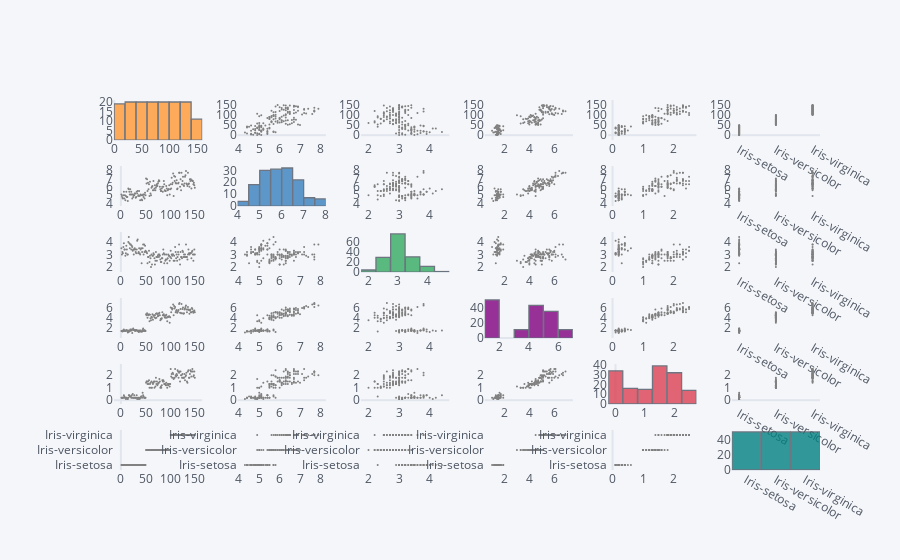

The notebook cell this image was saved under:
### Code cell
data.scatter_matrix()

### Figure 1 — Plotly figure (JSON) as saved in the notebook; plotly's stock layout.template omitted (floating-point values rounded to 4 significant figures; data arrays with more than 128 entries replaced by an {"elided": "..."} marker saying what was removed)
{"data": [{"histfunc": "count", "histnorm": "", "marker": {"color": "rgba(255, 153, 51, 1.0)", "line": {"color": "#4D5663", "width": 1.3}}, "name": "Id", "nbinsx": 10, "opacity": 0.8, "orientation": "v", "type": "histogram", "x": {"elided": "150 int values"}, "xaxis": "x", "yaxis": "y"}, {"line": {"color": "rgba(128, 128, 128, 1.0)", "dash": "solid", "shape": "linear", "width": 1.3}, "marker": {"size": 2, "symbol": "circle"}, "mode": "markers", "name": "Id", "text": "", "type": "scatter", "x": {"elided": "150 float values"}, "xaxis": "x2", "y": {"elided": "150 int values"}, "yaxis": "y2"}, {"line": {"color": "rgba(128, 128, 128, 1.0)", "dash": "solid", "shape": "linear", "width": 1.3}, "marker": {"size": 2, "symbol": "circle"}, "mode": "markers", "name": "Id", "text": "", "type": "scatter", "x": {"elided": "150 float values"}, "xaxis": "x3", "y": {"elided": "150 int values"}, "yaxis": "y3"}, {"line": {"color": "rgba(128, 128, 128, 1.0)", "dash": "solid", "shape": "linear", "width": 1.3}, "marker": {"size": 2, "symbol": "circle"}, "mode": "markers", "name": "Id", "text": "", "type": "scatter", "x": {"elided": "150 float values"}, "xaxis": "x4", "y": {"elided": "150 int values"}, "yaxis": "y4"}, {"line": {"color": "rgba(128, 128, 128, 1.0)", "dash": "solid", "shape": "linear", "width": 1.3}, "marker": {"size": 2, "symbol": "circle"}, "mode": "markers", "name": "Id", "text": "", "type": "scatter", "x": {"elided": "150 float values"}, "xaxis": "x5", "y": {"elided": "150 int values"}, "yaxis": "y5"}, {"line": {"color": "rgba(128, 128, 128, 1.0)", "dash": "solid", "shape": "linear", "width": 1.3}, "marker": {"size": 2, "symbol": "circle"}, "mode": "markers", "name": "Id", "text": "", "type": "scatter", "x": {"elided": "150 str values"}, "xaxis": "x6", "y": {"elided": "150 int values"}, "yaxis": "y6"}, {"line": {"color": "rgba(128, 128, 128, 1.0)", "dash": "solid", "shape": "linear", "width": 1.3}, "marker": {"size": 2, "symbol": "circle"}, "mode": "markers", "name": "SepalLengthCm", "text": "", "type": "scatter", "x": {"elided": "150 int values"}, "xaxis": "x7", "y": {"elided": "150 float values"}, "yaxis": "y7"}, {"histfunc": "count", "histnorm": "", "marker": {"color": "rgba(55, 128, 191, 1.0)", "line": {"color": "#4D5663", "width": 1.3}}, "name": "SepalLengthCm", "nbinsx": 10, "opacity": 0.8, "orientation": "v", "type": "histogram", "x": {"elided": "150 float values"}, "xaxis": "x8", "yaxis": "y8"}, {"line": {"color": "rgba(128, 128, 128, 1.0)", "dash": "solid", "shape": "linear", "width": 1.3}, "marker": {"size": 2, "symbol": "circle"}, "mode": "markers", "name": "SepalLengthCm", "text": "", "type": "scatter", "x": {"elided": "150 float values"}, "xaxis": "x9", "y": {"elided": "150 float values"}, "yaxis": "y9"}, {"line": {"color": "rgba(128, 128, 128, 1.0)", "dash": "solid", "shape": "linear", "width": 1.3}, "marker": {"size": 2, "symbol": "circle"}, "mode": "markers", "name": "SepalLengthCm", "text": "", "type": "scatter", "x": {"elided": "150 float values"}, "xaxis": "x10", "y": {"elided": "150 float values"}, "yaxis": "y10"}, {"line": {"color": "rgba(128, 128, 128, 1.0)", "dash": "solid", "shape": "linear", "width": 1.3}, "marker": {"size": 2, "symbol": "circle"}, "mode": "markers", "name": "SepalLengthCm", "text": "", "type": "scatter", "x": {"elided": "150 float values"}, "xaxis": "x11", "y": {"elided": "150 float values"}, "yaxis": "y11"}, {"line": {"color": "rgba(128, 128, 128, 1.0)", "dash": "solid", "shape": "linear", "width": 1.3}, "marker": {"size": 2, "symbol": "circle"}, "mode": "markers", "name": "SepalLengthCm", "text": "", "type": "scatter", "x": {"elided": "150 str values"}, "xaxis": "x12", "y": {"elided": "150 float values"}, "yaxis": "y12"}, {"line": {"color": "rgba(128, 128, 128, 1.0)", "dash": "solid", "shape": "linear", "width": 1.3}, "marker": {"size": 2, "symbol": "circle"}, "mode": "markers", "name": "SepalWidthCm", "text": "", "type": "scatter", "x": {"elided": "150 int values"}, "xaxis": "x13", "y": {"elided": "150 float values"}, "yaxis": "y13"}, {"line": {"color": "rgba(128, 128, 128, 1.0)", "dash": "solid", "shape": "linear", "width": 1.3}, "marker": {"size": 2, "symbol": "circle"}, "mode": "markers", "name": "SepalWidthCm", "text": "", "type": "scatter", "x": {"elided": "150 float values"}, "xaxis": "x14", "y": {"elided": "150 float values"}, "yaxis": "y14"}, {"histfunc": "count", "histnorm": "", "marker": {"color": "rgba(50, 171, 96, 1.0)", "line": {"color": "#4D5663", "width": 1.3}}, "name": "SepalWidthCm", "nbinsx": 10, "opacity": 0.8, "orientation": "v", "type": "histogram", "x": {"elided": "150 float values"}, "xaxis": "x15", "yaxis": "y15"}, {"line": {"color": "rgba(128, 128, 128, 1.0)", "dash": "solid", "shape": "linear", "width": 1.3}, "marker": {"size": 2, "symbol": "circle"}, "mode": "markers", "name": "SepalWidthCm", "text": "", "type": "scatter", "x": {"elided": "150 float values"}, "xaxis": "x16", "y": {"elided": "150 float values"}, "yaxis": "y16"}, {"line": {"color": "rgba(128, 128, 128, 1.0)", "dash": "solid", "shape": "linear", "width": 1.3}, "marker": {"size": 2, "symbol": "circle"}, "mode": "markers", "name": "SepalWidthCm", "text": "", "type": "scatter", "x": {"elided": "150 float values"}, "xaxis": "x17", "y": {"elided": "150 float values"}, "yaxis": "y17"}, {"line": {"color": "rgba(128, 128, 128, 1.0)", "dash": "solid", "shape": "linear", "width": 1.3}, "marker": {"size": 2, "symbol": "circle"}, "mode": "markers", "name": "SepalWidthCm", "text": "", "type": "scatter", "x": {"elided": "150 str values"}, "xaxis": "x18", "y": {"elided": "150 float values"}, "yaxis": "y18"}, {"line": {"color": "rgba(128, 128, 128, 1.0)", "dash": "solid", "shape": "linear", "width": 1.3}, "marker": {"size": 2, "symbol": "circle"}, "mode": "markers", "name": "PetalLengthCm", "text": "", "type": "scatter", "x": {"elided": "150 int values"}, "xaxis": "x19", "y": {"elided": "150 float values"}, "yaxis": "y19"}, {"line": {"color": "rgba(128, 128, 128, 1.0)", "dash": "solid", "shape": "linear", "width": 1.3}, "marker": {"size": 2, "symbol": "circle"}, "mode": "markers", "name": "PetalLengthCm", "text": "", "type": "scatter", "x": {"elided": "150 float values"}, "xaxis": "x20", "y": {"elided": "150 float values"}, "yaxis": "y20"}, {"line": {"color": "rgba(128, 128, 128, 1.0)", "dash": "solid", "shape": "linear", "width": 1.3}, "marker": {"size": 2, "symbol": "circle"}, "mode": "markers", "name": "PetalLengthCm", "text": "", "type": "scatter", "x": {"elided": "150 float values"}, "xaxis": "x21", "y": {"elided": "150 float values"}, "yaxis": "y21"}, {"histfunc": "count", "histnorm": "", "marker": {"color": "rgba(128, 0, 128, 1.0)", "line": {"color": "#4D5663", "width": 1.3}}, "name": "PetalLengthCm", "nbinsx": 10, "opacity": 0.8, "orientation": "v", "type": "histogram", "x": {"elided": "150 float values"}, "xaxis": "x22", "yaxis": "y22"}, {"line": {"color": "rgba(128, 128, 128, 1.0)", "dash": "solid", "shape": "linear", "width": 1.3}, "marker": {"size": 2, "symbol": "circle"}, "mode": "markers", "name": "PetalLengthCm", "text": "", "type": "scatter", "x": {"elided": "150 float values"}, "xaxis": "x23", "y": {"elided": "150 float values"}, "yaxis": "y23"}, {"line": {"color": "rgba(128, 128, 128, 1.0)", "dash": "solid", "shape": "linear", "width": 1.3}, "marker": {"size": 2, "symbol": "circle"}, "mode": "markers", "name": "PetalLengthCm", "text": "", "type": "scatter", "x": {"elided": "150 str values"}, "xaxis": "x24", "y": {"elided": "150 float values"}, "yaxis": "y24"}, {"line": {"color": "rgba(128, 128, 128, 1.0)", "dash": "solid", "shape": "linear", "width": 1.3}, "marker": {"size": 2, "symbol": "circle"}, "mode": "markers", "name": "PetalWidthCm", "text": "", "type": "scatter", "x": {"elided": "150 int values"}, "xaxis": "x25", "y": {"elided": "150 float values"}, "yaxis": "y25"}, {"line": {"color": "rgba(128, 128, 128, 1.0)", "dash": "solid", "shape": "linear", "width": 1.3}, "marker": {"size": 2, "symbol": "circle"}, "mode": "markers", "name": "PetalWidthCm", "text": "", "type": "scatter", "x": {"elided": "150 float values"}, "xaxis": "x26", "y": {"elided": "150 float values"}, "yaxis": "y26"}, {"line": {"color": "rgba(128, 128, 128, 1.0)", "dash": "solid", "shape": "linear", "width": 1.3}, "marker": {"size": 2, "symbol": "circle"}, "mode": "markers", "name": "PetalWidthCm", "text": "", "type": "scatter", "x": {"elided": "150 float values"}, "xaxis": "x27", "y": {"elided": "150 float values"}, "yaxis": "y27"}, {"line": {"color": "rgba(128, 128, 128, 1.0)", "dash": "solid", "shape": "linear", "width": 1.3}, "marker": {"size": 2, "symbol": "circle"}, "mode": "markers", "name": "PetalWidthCm", "text": "", "type": "scatter", "x": {"elided": "150 float values"}, "xaxis": "x28", "y": {"elided": "150 float values"}, "yaxis": "y28"}, {"histfunc": "count", "histnorm": "", "marker": {"color": "rgba(219, 64, 82, 1.0)", "line": {"color": "#4D5663", "width": 1.3}}, "name": "PetalWidthCm", "nbinsx": 10, "opacity": 0.8, "orientation": "v", "type": "histogram", "x": {"elided": "150 float values"}, "xaxis": "x29", "yaxis": "y29"}, {"line": {"color": "rgba(128, 128, 128, 1.0)", "dash": "solid", "shape": "linear", "width": 1.3}, "marker": {"size": 2, "symbol": "circle"}, "mode": "markers", "name": "PetalWidthCm", "text": "", "type": "scatter", "x": {"elided": "150 str values"}, "xaxis": "x30", "y": {"elided": "150 float values"}, "yaxis": "y30"}, {"line": {"color": "rgba(128, 128, 128, 1.0)", "dash": "solid", "shape": "linear", "width": 1.3}, "marker": {"size": 2, "symbol": "circle"}, "mode": "markers", "name": "Species", "text": "", "type": "scatter", "x": {"elided": "150 int values"}, "xaxis": "x31", "y": {"elided": "150 str values"}, "yaxis": "y31"}, {"line": {"color": "rgba(128, 128, 128, 1.0)", "dash": "solid", "shape": "linear", "width": 1.3}, "marker": {"size": 2, "symbol": "circle"}, "mode": "markers", "name": "Species", "text": "", "type": "scatter", "x": {"elided": "150 float values"}, "xaxis": "x32", "y": {"elided": "150 str values"}, "yaxis": "y32"}, {"line": {"color": "rgba(128, 128, 128, 1.0)", "dash": "solid", "shape": "linear", "width": 1.3}, "marker": {"size": 2, "symbol": "circle"}, "mode": "markers", "name": "Species", "text": "", "type": "scatter", "x": {"elided": "150 float values"}, "xaxis": "x33", "y": {"elided": "150 str values"}, "yaxis": "y33"}, {"line": {"color": "rgba(128, 128, 128, 1.0)", "dash": "solid", "shape": "linear", "width": 1.3}, "marker": {"size": 2, "symbol": "circle"}, "mode": "markers", "name": "Species", "text": "", "type": "scatter", "x": {"elided": "150 float values"}, "xaxis": "x34", "y": {"elided": "150 str values"}, "yaxis": "y34"}, {"line": {"color": "rgba(128, 128, 128, 1.0)", "dash": "solid", "shape": "linear", "width": 1.3}, "marker": {"size": 2, "symbol": "circle"}, "mode": "markers", "name": "Species", "text": "", "type": "scatter", "x": {"elided": "150 float values"}, "xaxis": "x35", "y": {"elided": "150 str values"}, "yaxis": "y35"}, {"histfunc": "count", "histnorm": "", "marker": {"color": "rgba(0, 128, 128, 1.0)", "line": {"color": "#4D5663", "width": 1.3}}, "name": "Species", "nbinsx": 10, "opacity": 0.8, "orientation": "v", "type": "histogram", "x": {"elided": "150 str values"}, "xaxis": "x36", "yaxis": "y36"}], "layout": {"bargap": 0.02, "legend": {"bgcolor": "#F5F6F9", "font": {"color": "#4D5663"}}, "paper_bgcolor": "#F5F6F9", "plot_bgcolor": "#F5F6F9", "showlegend": false, "title": {"font": {"color": "#4D5663"}}, "xaxis": {"anchor": "y", "domain": [0, 0.125], "gridcolor": "#E1E5ED", "showgrid": false, "tickfont": {"color": "#4D5663"}, "title": {"font": {"color": "#4D5663"}, "text": ""}, "zerolinecolor": "#E1E5ED"}, "xaxis10": {"anchor": "y10", "domain": [0.525, 0.65], "gridcolor": "#E1E5ED", "showgrid": false, "tickfont": {"color": "#4D5663"}, "title": {"font": {"color": "#4D5663"}, "text": ""}, "zerolinecolor": "#E1E5ED"}, "xaxis11": {"anchor": "y11", "domain": [0.7, 0.825], "gridcolor": "#E1E5ED", "showgrid": false, "tickfont": {"color": "#4D5663"}, "title": {"font": {"color": "#4D5663"}, "text": ""}, "zerolinecolor": "#E1E5ED"}, "xaxis12": {"anchor": "y12", "domain": [0.875, 1], "gridcolor": "#E1E5ED", "showgrid": false, "tickfont": {"color": "#4D5663"}, "title": {"font": {"color": "#4D5663"}, "text": ""}, "zerolinecolor": "#E1E5ED"}, "xaxis13": {"anchor": "y13", "domain": [0, 0.125], "gridcolor": "#E1E5ED", "showgrid": false, "tickfont": {"color": "#4D5663"}, "title": {"font": {"color": "#4D5663"}, "text": ""}, "zerolinecolor": "#E1E5ED"}, "xaxis14": {"anchor": "y14", "domain": [0.175, 0.3], "gridcolor": "#E1E5ED", "showgrid": false, "tickfont": {"color": "#4D5663"}, "title": {"font": {"color": "#4D5663"}, "text": ""}, "zerolinecolor": "#E1E5ED"}, "xaxis15": {"anchor": "y15", "domain": [0.35, 0.475], "gridcolor": "#E1E5ED", "showgrid": false, "tickfont": {"color": "#4D5663"}, "title": {"font": {"color": "#4D5663"}, "text": ""}, "zerolinecolor": "#E1E5ED"}, "xaxis16": {"anchor": "y16", "domain": [0.525, 0.65], "gridcolor": "#E1E5ED", "showgrid": false, "tickfont": {"color": "#4D5663"}, "title": {"font": {"color": "#4D5663"}, "text": ""}, "zerolinecolor": "#E1E5ED"}, "xaxis17": {"anchor": "y17", "domain": [0.7, 0.825], "gridcolor": "#E1E5ED", "showgrid": false, "tickfont": {"color": "#4D5663"}, "title": {"font": {"color": "#4D5663"}, "text": ""}, "zerolinecolor": "#E1E5ED"}, "xaxis18": {"anchor": "y18", "domain": [0.875, 1], "gridcolor": "#E1E5ED", "showgrid": false, "tickfont": {"color": "#4D5663"}, "title": {"font": {"color": "#4D5663"}, "text": ""}, "zerolinecolor": "#E1E5ED"}, "xaxis19": {"anchor": "y19", "domain": [0, 0.125], "gridcolor": "#E1E5ED", "showgrid": false, "tickfont": {"color": "#4D5663"}, "title": {"font": {"color": "#4D5663"}, "text": ""}, "zerolinecolor": "#E1E5ED"}, "xaxis2": {"anchor": "y2", "domain": [0.175, 0.3], "gridcolor": "#E1E5ED", "showgrid": false, "tickfont": {"color": "#4D5663"}, "title": {"font": {"color": "#4D5663"}, "text": ""}, "zerolinecolor": "#E1E5ED"}, "xaxis20": {"anchor": "y20", "domain": [0.175, 0.3], "gridcolor": "#E1E5ED", "showgrid": false, "tickfont": {"color": "#4D5663"}, "title": {"font": {"color": "#4D5663"}, "text": ""}, "zerolinecolor": "#E1E5ED"}, "xaxis21": {"anchor": "y21", "domain": [0.35, 0.475], "gridcolor": "#E1E5ED", "showgrid": false, "tickfont": {"color": "#4D5663"}, "title": {"font": {"color": "#4D5663"}, "text": ""}, "zerolinecolor": "#E1E5ED"}, "xaxis22": {"anchor": "y22", "domain": [0.525, 0.65], "gridcolor": "#E1E5ED", "showgrid": false, "tickfont": {"color": "#4D5663"}, "title": {"font": {"color": "#4D5663"}, "text": ""}, "zerolinecolor": "#E1E5ED"}, "xaxis23": {"anchor": "y23", "domain": [0.7, 0.825], "gridcolor": "#E1E5ED", "showgrid": false, "tickfont": {"color": "#4D5663"}, "title": {"font": {"color": "#4D5663"}, "text": ""}, "zerolinecolor": "#E1E5ED"}, "xaxis24": {"anchor": "y24", "domain": [0.875, 1], "gridcolor": "#E1E5ED", "showgrid": false, "tickfont": {"color": "#4D5663"}, "title": {"font": {"color": "#4D5663"}, "text": ""}, "zerolinecolor": "#E1E5ED"}, "xaxis25": {"anchor": "y25", "domain": [0, 0.125], "gridcolor": "#E1E5ED", "showgrid": false, "tickfont": {"color": "#4D5663"}, "title": {"font": {"color": "#4D5663"}, "text": ""}, "zerolinecolor": "#E1E5ED"}, "xaxis26": {"anchor": "y26", "domain": [0.175, 0.3], "gridcolor": "#E1E5ED", "showgrid": false, "tickfont": {"color": "#4D5663"}, "title": {"font": {"color": "#4D5663"}, "text": ""}, "zerolinecolor": "#E1E5ED"}, "xaxis27": {"anchor": "y27", "domain": [0.35, 0.475], "gridcolor": "#E1E5ED", "showgrid": false, "tickfont": {"color": "#4D5663"}, "title": {"font": {"color": "#4D5663"}, "text": ""}, "zerolinecolor": "#E1E5ED"}, "xaxis28": {"anchor": "y28", "domain": [0.525, 0.65], "gridcolor": "#E1E5ED", "showgrid": false, "tickfont": {"color": "#4D5663"}, "title": {"font": {"color": "#4D5663"}, "text": ""}, "zerolinecolor": "#E1E5ED"}, "xaxis29": {"anchor": "y29", "domain": [0.7, 0.825], "gridcolor": "#E1E5ED", "showgrid": false, "tickfont": {"color": "#4D5663"}, "title": {"font": {"color": "#4D5663"}, "text": ""}, "zerolinecolor": "#E1E5ED"}, "xaxis3": {"anchor": "y3", "domain": [0.35, 0.475], "gridcolor": "#E1E5ED", "showgrid": false, "tickfont": {"color": "#4D5663"}, "title": {"font": {"color": "#4D5663"}, "text": ""}, "zerolinecolor": "#E1E5ED"}, "xaxis30": {"anchor": "y30", "domain": [0.875, 1], "gridcolor": "#E1E5ED", "showgrid": false, "tickfont": {"color": "#4D5663"}, "title": {"font": {"color": "#4D5663"}, "text": ""}, "zerolinecolor": "#E1E5ED"}, "xaxis31": {"anchor": "y31", "domain": [0, 0.125], "gridcolor": "#E1E5ED", "showgrid": false, "tickfont": {"color": "#4D5663"}, "title": {"font": {"color": "#4D5663"}, "text": ""}, "zerolinecolor": "#E1E5ED"}, "xaxis32": {"anchor": "y32", "domain": [0.175, 0.3], "gridcolor": "#E1E5ED", "showgrid": false, "tickfont": {"color": "#4D5663"}, "title": {"font": {"color": "#4D5663"}, "text": ""}, "zerolinecolor": "#E1E5ED"}, "xaxis33": {"anchor": "y33", "domain": [0.35, 0.475], "gridcolor": "#E1E5ED", "showgrid": false, "tickfont": {"color": "#4D5663"}, "title": {"font": {"color": "#4D5663"}, "text": ""}, "zerolinecolor": "#E1E5ED"}, "xaxis34": {"anchor": "y34", "domain": [0.525, 0.65], "gridcolor": "#E1E5ED", "showgrid": false, "tickfont": {"color": "#4D5663"}, "title": {"font": {"color": "#4D5663"}, "text": ""}, "zerolinecolor": "#E1E5ED"}, "xaxis35": {"anchor": "y35", "domain": [0.7, 0.825], "gridcolor": "#E1E5ED", "showgrid": false, "tickfont": {"color": "#4D5663"}, "title": {"font": {"color": "#4D5663"}, "text": ""}, "zerolinecolor": "#E1E5ED"}, "xaxis36": {"anchor": "y36", "domain": [0.875, 1], "gridcolor": "#E1E5ED", "showgrid": false, "tickfont": {"color": "#4D5663"}, "title": {"font": {"color": "#4D5663"}, "text": ""}, "zerolinecolor": "#E1E5ED"}, "xaxis4": {"anchor": "y4", "domain": [0.525, 0.65], "gridcolor": "#E1E5ED", "showgrid": false, "tickfont": {"color": "#4D5663"}, "title": {"font": {"color": "#4D5663"}, "text": ""}, "zerolinecolor": "#E1E5ED"}, "xaxis5": {"anchor": "y5", "domain": [0.7, 0.825], "gridcolor": "#E1E5ED", "showgrid": false, "tickfont": {"color": "#4D5663"}, "title": {"font": {"color": "#4D5663"}, "text": ""}, "zerolinecolor": "#E1E5ED"}, "xaxis6": {"anchor": "y6", "domain": [0.875, 1], "gridcolor": "#E1E5ED", "showgrid": false, "tickfont": {"color": "#4D5663"}, "title": {"font": {"color": "#4D5663"}, "text": ""}, "zerolinecolor": "#E1E5ED"}, "xaxis7": {"anchor": "y7", "domain": [0, 0.125], "gridcolor": "#E1E5ED", "showgrid": false, "tickfont": {"color": "#4D5663"}, "title": {"font": {"color": "#4D5663"}, "text": ""}, "zerolinecolor": "#E1E5ED"}, "xaxis8": {"anchor": "y8", "domain": [0.175, 0.3], "gridcolor": "#E1E5ED", "showgrid": false, "tickfont": {"color": "#4D5663"}, "title": {"font": {"color": "#4D5663"}, "text": ""}, "zerolinecolor": "#E1E5ED"}, "xaxis9": {"anchor": "y9", "domain": [0.35, 0.475], "gridcolor": "#E1E5ED", "showgrid": false, "tickfont": {"color": "#4D5663"}, "title": {"font": {"color": "#4D5663"}, "text": ""}, "zerolinecolor": "#E1E5ED"}, "yaxis": {"anchor": "x", "domain": [0.8917, 1.0], "gridcolor": "#E1E5ED", "showgrid": false, "tickfont": {"color": "#4D5663"}, "title": {"font": {"color": "#4D5663"}, "text": ""}, "zerolinecolor": "#E1E5ED"}, "yaxis10": {"anchor": "x10", "domain": [0.7133, 0.8217], "gridcolor": "#E1E5ED", "showgrid": false, "tickfont": {"color": "#4D5663"}, "title": {"font": {"color": "#4D5663"}, "text": ""}, "zerolinecolor": "#E1E5ED"}, "yaxis11": {"anchor": "x11", "domain": [0.7133, 0.8217], "gridcolor": "#E1E5ED", "showgrid": false, "tickfont": {"color": "#4D5663"}, "title": {"font": {"color": "#4D5663"}, "text": ""}, "zerolinecolor": "#E1E5ED"}, "yaxis12": {"anchor": "x12", "domain": [0.7133, 0.8217], "gridcolor": "#E1E5ED", "showgrid": false, "tickfont": {"color": "#4D5663"}, "title": {"font": {"color": "#4D5663"}, "text": ""}, "zerolinecolor": "#E1E5ED"}, "yaxis13": {"anchor": "x13", "domain": [0.535, 0.6433], "gridcolor": "#E1E5ED", "showgrid": false, "tickfont": {"color": "#4D5663"}, "title": {"font": {"color": "#4D5663"}, "text": ""}, "zerolinecolor": "#E1E5ED"}, "yaxis14": {"anchor": "x14", "domain": [0.535, 0.6433], "gridcolor": "#E1E5ED", "showgrid": false, "tickfont": {"color": "#4D5663"}, "title": {"font": {"color": "#4D5663"}, "text": ""}, "zerolinecolor": "#E1E5ED"}, "yaxis15": {"anchor": "x15", "domain": [0.535, 0.6433], "gridcolor": "#E1E5ED", "showgrid": false, "tickfont": {"color": "#4D5663"}, "title": {"font": {"color": "#4D5663"}, "text": ""}, "zerolinecolor": "#E1E5ED"}, "yaxis16": {"anchor": "x16", "domain": [0.535, 0.6433], "gridcolor": "#E1E5ED", "showgrid": false, "tickfont": {"color": "#4D5663"}, "title": {"font": {"color": "#4D5663"}, "text": ""}, "zerolinecolor": "#E1E5ED"}, "yaxis17": {"anchor": "x17", "domain": [0.535, 0.6433], "gridcolor": "#E1E5ED", "showgrid": false, "tickfont": {"color": "#4D5663"}, "title": {"font": {"color": "#4D5663"}, "text": ""}, "zerolinecolor": "#E1E5ED"}, "yaxis18": {"anchor": "x18", "domain": [0.535, 0.6433], "gridcolor": "#E1E5ED", "showgrid": false, "tickfont": {"color": "#4D5663"}, "title": {"font": {"color": "#4D5663"}, "text": ""}, "zerolinecolor": "#E1E5ED"}, "yaxis19": {"anchor": "x19", "domain": [0.3567, 0.465], "gridcolor": "#E1E5ED", "showgrid": false, "tickfont": {"color": "#4D5663"}, "title": {"font": {"color": "#4D5663"}, "text": ""}, "zerolinecolor": "#E1E5ED"}, "yaxis2": {"anchor": "x2", "domain": [0.8917, 1.0], "gridcolor": "#E1E5ED", "showgrid": false, "tickfont": {"color": "#4D5663"}, "title": {"font": {"color": "#4D5663"}, "text": ""}, "zerolinecolor": "#E1E5ED"}, "yaxis20": {"anchor": "x20", "domain": [0.3567, 0.465], "gridcolor": "#E1E5ED", "showgrid": false, "tickfont": {"color": "#4D5663"}, "title": {"font": {"color": "#4D5663"}, "text": ""}, "zerolinecolor": "#E1E5ED"}, "yaxis21": {"anchor": "x21", "domain": [0.3567, 0.465], "gridcolor": "#E1E5ED", "showgrid": false, "tickfont": {"color": "#4D5663"}, "title": {"font": {"color": "#4D5663"}, "text": ""}, "zerolinecolor": "#E1E5ED"}, "yaxis22": {"anchor": "x22", "domain": [0.3567, 0.465], "gridcolor": "#E1E5ED", "showgrid": false, "tickfont": {"color": "#4D5663"}, "title": {"font": {"color": "#4D5663"}, "text": ""}, "zerolinecolor": "#E1E5ED"}, "yaxis23": {"anchor": "x23", "domain": [0.3567, 0.465], "gridcolor": "#E1E5ED", "showgrid": false, "tickfont": {"color": "#4D5663"}, "title": {"font": {"color": "#4D5663"}, "text": ""}, "zerolinecolor": "#E1E5ED"}, "yaxis24": {"anchor": "x24", "domain": [0.3567, 0.465], "gridcolor": "#E1E5ED", "showgrid": false, "tickfont": {"color": "#4D5663"}, "title": {"font": {"color": "#4D5663"}, "text": ""}, "zerolinecolor": "#E1E5ED"}, "yaxis25": {"anchor": "x25", "domain": [0.1783, 0.2867], "gridcolor": "#E1E5ED", "showgrid": false, "tickfont": {"color": "#4D5663"}, "title": {"font": {"color": "#4D5663"}, "text": ""}, "zerolinecolor": "#E1E5ED"}, "yaxis26": {"anchor": "x26", "domain": [0.1783, 0.2867], "gridcolor": "#E1E5ED", "showgrid": false, "tickfont": {"color": "#4D5663"}, "title": {"font": {"color": "#4D5663"}, "text": ""}, "zerolinecolor": "#E1E5ED"}, "yaxis27": {"anchor": "x27", "domain": [0.1783, 0.2867], "gridcolor": "#E1E5ED", "showgrid": false, "tickfont": {"color": "#4D5663"}, "title": {"font": {"color": "#4D5663"}, "text": ""}, "zerolinecolor": "#E1E5ED"}, "yaxis28": {"anchor": "x28", "domain": [0.1783, 0.2867], "gridcolor": "#E1E5ED", "showgrid": false, "tickfont": {"color": "#4D5663"}, "title": {"font": {"color": "#4D5663"}, "text": ""}, "zerolinecolor": "#E1E5ED"}, "yaxis29": {"anchor": "x29", "domain": [0.1783, 0.2867], "gridcolor": "#E1E5ED", "showgrid": false, "tickfont": {"color": "#4D5663"}, "title": {"font": {"color": "#4D5663"}, "text": ""}, "zerolinecolor": "#E1E5ED"}, "yaxis3": {"anchor": "x3", "domain": [0.8917, 1.0], "gridcolor": "#E1E5ED", "showgrid": false, "tickfont": {"color": "#4D5663"}, "title": {"font": {"color": "#4D5663"}, "text": ""}, "zerolinecolor": "#E1E5ED"}, "yaxis30": {"anchor": "x30", "domain": [0.1783, 0.2867], "gridcolor": "#E1E5ED", "showgrid": false, "tickfont": {"color": "#4D5663"}, "title": {"font": {"color": "#4D5663"}, "text": ""}, "zerolinecolor": "#E1E5ED"}, "yaxis31": {"anchor": "x31", "domain": [0, 0.1083], "gridcolor": "#E1E5ED", "showgrid": false, "tickfont": {"color": "#4D5663"}, "title": {"font": {"color": "#4D5663"}, "text": ""}, "zerolinecolor": "#E1E5ED"}, "yaxis32": {"anchor": "x32", "domain": [0, 0.1083], "gridcolor": "#E1E5ED", "showgrid": false, "tickfont": {"color": "#4D5663"}, "title": {"font": {"color": "#4D5663"}, "text": ""}, "zerolinecolor": "#E1E5ED"}, "yaxis33": {"anchor": "x33", "domain": [0, 0.1083], "gridcolor": "#E1E5ED", "showgrid": false, "tickfont": {"color": "#4D5663"}, "title": {"font": {"color": "#4D5663"}, "text": ""}, "zerolinecolor": "#E1E5ED"}, "yaxis34": {"anchor": "x34", "domain": [0, 0.1083], "gridcolor": "#E1E5ED", "showgrid": false, "tickfont": {"color": "#4D5663"}, "title": {"font": {"color": "#4D5663"}, "text": ""}, "zerolinecolor": "#E1E5ED"}, "yaxis35": {"anchor": "x35", "domain": [0, 0.1083], "gridcolor": "#E1E5ED", "showgrid": false, "tickfont": {"color": "#4D5663"}, "title": {"font": {"color": "#4D5663"}, "text": ""}, "zerolinecolor": "#E1E5ED"}, "yaxis36": {"anchor": "x36", "domain": [0, 0.1083], "gridcolor": "#E1E5ED", "showgrid": false, "tickfont": {"color": "#4D5663"}, "title": {"font": {"color": "#4D5663"}, "text": ""}, "zerolinecolor": "#E1E5ED"}, "yaxis4": {"anchor": "x4", "domain": [0.8917, 1.0], "gridcolor": "#E1E5ED", "showgrid": false, "tickfont": {"color": "#4D5663"}, "title": {"font": {"color": "#4D5663"}, "text": ""}, "zerolinecolor": "#E1E5ED"}, "yaxis5": {"anchor": "x5", "domain": [0.8917, 1.0], "gridcolor": "#E1E5ED", "showgrid": false, "tickfont": {"color": "#4D5663"}, "title": {"font": {"color": "#4D5663"}, "text": ""}, "zerolinecolor": "#E1E5ED"}, "yaxis6": {"anchor": "x6", "domain": [0.8917, 1.0], "gridcolor": "#E1E5ED", "showgrid": false, "tickfont": {"color": "#4D5663"}, "title": {"font": {"color": "#4D5663"}, "text": ""}, "zerolinecolor": "#E1E5ED"}, "yaxis7": {"anchor": "x7", "domain": [0.7133, 0.8217], "gridcolor": "#E1E5ED", "showgrid": false, "tickfont": {"color": "#4D5663"}, "title": {"font": {"color": "#4D5663"}, "text": ""}, "zerolinecolor": "#E1E5ED"}, "yaxis8": {"anchor": "x8", "domain": [0.7133, 0.8217], "gridcolor": "#E1E5ED", "showgrid": false, "tickfont": {"color": "#4D5663"}, "title": {"font": {"color": "#4D5663"}, "text": ""}, "zerolinecolor": "#E1E5ED"}, "yaxis9": {"anchor": "x9", "domain": [0.7133, 0.8217], "gridcolor": "#E1E5ED", "showgrid": false, "tickfont": {"color": "#4D5663"}, "title": {"font": {"color": "#4D5663"}, "text": ""}, "zerolinecolor": "#E1E5ED"}}}
